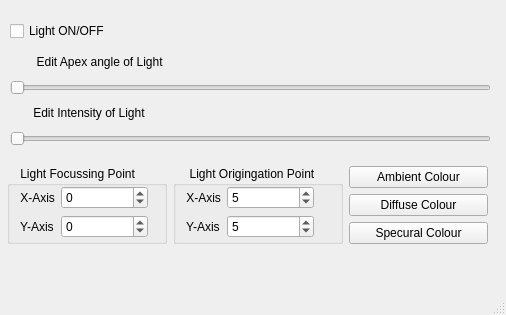
<?xml version="1.0" encoding="UTF-8"?>
<ui version="4.0">
 <class>Modify_Light</class>
 <widget class="QMainWindow" name="Modify_Light">
  <property name="geometry">
   <rect>
    <x>0</x>
    <y>0</y>
    <width>506</width>
    <height>315</height>
   </rect>
  </property>
  <property name="windowTitle">
   <string>MainWindow</string>
  </property>
  <widget class="QWidget" name="centralwidget">
   <widget class="QWidget" name="layoutWidget_2">
    <property name="geometry">
     <rect>
      <x>10</x>
      <y>20</y>
      <width>481</width>
      <height>22</height>
     </rect>
    </property>
    <layout class="QHBoxLayout" name="horizontalLayout_3">
     <item>
      <widget class="QCheckBox" name="Light_ON_OFF">
       <property name="text">
        <string>Light ON/OFF</string>
       </property>
       <property name="checked">
        <bool>false</bool>
       </property>
      </widget>
     </item>
     <item>
      <spacer name="horizontalSpacer_2">
       <property name="orientation">
        <enum>Qt::Horizontal</enum>
       </property>
       <property name="sizeHint" stdset="0">
        <size>
         <width>40</width>
         <height>20</height>
        </size>
       </property>
      </spacer>
     </item>
    </layout>
   </widget>
   <widget class="QWidget" name="">
    <property name="geometry">
     <rect>
      <x>7</x>
      <y>150</y>
      <width>481</width>
      <height>111</height>
     </rect>
    </property>
    <layout class="QGridLayout" name="gridLayout_EDIT">
     <item row="0" column="2">
      <layout class="QVBoxLayout" name="verticalLayout">
       <item>
        <widget class="QPushButton" name="Ambient_colour">
         <property name="text">
          <string>Ambient Colour</string>
         </property>
        </widget>
       </item>
       <item>
        <widget class="QPushButton" name="Diffuse_colour">
         <property name="text">
          <string>Diffuse Colour</string>
         </property>
        </widget>
       </item>
       <item>
        <widget class="QPushButton" name="Specular_colour">
         <property name="text">
          <string>Specural Colour</string>
         </property>
        </widget>
       </item>
      </layout>
     </item>
     <item row="0" column="1">
      <widget class="QGroupBox" name="groupBox_2">
       <property name="title">
        <string>     Light Origingation Point</string>
       </property>
       <widget class="QWidget" name="">
        <property name="geometry">
         <rect>
          <x>10</x>
          <y>20</y>
          <width>131</width>
          <height>81</height>
         </rect>
        </property>
        <layout class="QFormLayout" name="formLayout_2">
         <item row="0" column="0">
          <widget class="QLabel" name="label_7">
           <property name="text">
            <string> X-Axis</string>
           </property>
          </widget>
         </item>
         <item row="0" column="1">
          <widget class="QSpinBox" name="X_Axis_Origin">
           <property name="minimum">
            <number>-999</number>
           </property>
           <property name="maximum">
            <number>999</number>
           </property>
           <property name="value">
            <number>5</number>
           </property>
          </widget>
         </item>
         <item row="1" column="0">
          <widget class="QLabel" name="label_5">
           <property name="text">
            <string> Y-Axis</string>
           </property>
          </widget>
         </item>
         <item row="1" column="1">
          <widget class="QSpinBox" name="Y_Axis_Origin">
           <property name="minimum">
            <number>-999</number>
           </property>
           <property name="maximum">
            <number>999</number>
           </property>
           <property name="value">
            <number>5</number>
           </property>
          </widget>
         </item>
         <item row="2" column="0">
          <widget class="QLabel" name="label_6">
           <property name="text">
            <string> Z-Axis</string>
           </property>
          </widget>
         </item>
         <item row="2" column="1">
          <widget class="QSpinBox" name="Z_Axis_Origin">
           <property name="minimum">
            <number>-999</number>
           </property>
           <property name="maximum">
            <number>999</number>
           </property>
           <property name="value">
            <number>15</number>
           </property>
          </widget>
         </item>
        </layout>
       </widget>
      </widget>
     </item>
     <item row="0" column="0">
      <widget class="QGroupBox" name="groupBox">
       <property name="title">
        <string>    Light Focussing Point </string>
       </property>
       <widget class="QWidget" name="">
        <property name="geometry">
         <rect>
          <x>10</x>
          <y>20</y>
          <width>131</width>
          <height>81</height>
         </rect>
        </property>
        <layout class="QFormLayout" name="formLayout">
         <item row="0" column="0">
          <widget class="QLabel" name="label_2">
           <property name="text">
            <string> X-Axis</string>
           </property>
          </widget>
         </item>
         <item row="0" column="1">
          <widget class="QSpinBox" name="X_Axis_Focussing">
           <property name="minimum">
            <number>-999</number>
           </property>
           <property name="maximum">
            <number>999</number>
           </property>
          </widget>
         </item>
         <item row="1" column="0">
          <widget class="QLabel" name="label_3">
           <property name="text">
            <string> Y-Axis</string>
           </property>
          </widget>
         </item>
         <item row="1" column="1">
          <widget class="QSpinBox" name="Y_Axis_Focussing">
           <property name="minimum">
            <number>-999</number>
           </property>
           <property name="maximum">
            <number>999</number>
           </property>
          </widget>
         </item>
         <item row="2" column="0">
          <widget class="QLabel" name="label_4">
           <property name="text">
            <string> Z-Axis</string>
           </property>
          </widget>
         </item>
         <item row="2" column="1">
          <widget class="QSpinBox" name="Z_Axis_Focussing">
           <property name="minimum">
            <number>-999</number>
           </property>
           <property name="maximum">
            <number>999</number>
           </property>
          </widget>
         </item>
        </layout>
       </widget>
      </widget>
     </item>
    </layout>
   </widget>
   <widget class="QWidget" name="">
    <property name="geometry">
     <rect>
      <x>10</x>
      <y>50</y>
      <width>481</width>
      <height>96</height>
     </rect>
    </property>
    <layout class="QGridLayout" name="gridLayout">
     <item row="0" column="0">
      <widget class="QLabel" name="label_10">
       <property name="text">
        <string>        Edit Apex angle of Light</string>
       </property>
      </widget>
     </item>
     <item row="1" column="0">
      <layout class="QVBoxLayout" name="verticalLayout_5">
       <item>
        <layout class="QHBoxLayout" name="horizontalLayout_6">
         <item>
          <widget class="QSlider" name="Apex_angle_Light_slider">
           <property name="maximum">
            <number>90</number>
           </property>
           <property name="orientation">
            <enum>Qt::Horizontal</enum>
           </property>
          </widget>
         </item>
        </layout>
       </item>
      </layout>
     </item>
     <item row="2" column="0">
      <widget class="QLabel" name="label_9">
       <property name="text">
        <string>       Edit Intensity of Light</string>
       </property>
      </widget>
     </item>
     <item row="3" column="0">
      <layout class="QHBoxLayout" name="horizontalLayout_8">
       <item>
        <widget class="QSlider" name="Intensity_Of_Light_slider">
         <property name="maximum">
          <number>100</number>
         </property>
         <property name="orientation">
          <enum>Qt::Horizontal</enum>
         </property>
        </widget>
       </item>
      </layout>
     </item>
    </layout>
   </widget>
  </widget>
  <widget class="QMenuBar" name="menubar">
   <property name="geometry">
    <rect>
     <x>0</x>
     <y>0</y>
     <width>506</width>
     <height>21</height>
    </rect>
   </property>
  </widget>
  <widget class="QStatusBar" name="statusbar"/>
 </widget>
 <resources/>
 <connections/>
</ui>
